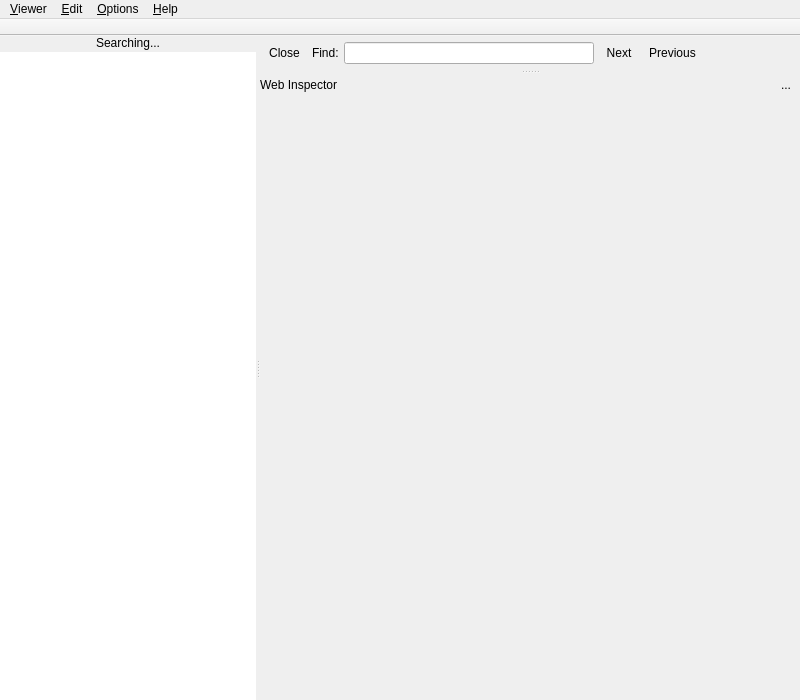
<?xml version="1.0" encoding="UTF-8"?>
<ui version="4.0">
 <class>MainWindow</class>
 <widget class="QMainWindow" name="MainWindow">
  <property name="geometry">
   <rect>
    <x>0</x>
    <y>0</y>
    <width>800</width>
    <height>700</height>
   </rect>
  </property>
  <property name="unifiedTitleAndToolBarOnMac">
   <bool>true</bool>
  </property>
  <widget class="QWidget" name="centralwidget">
   <layout class="QVBoxLayout" name="verticalLayout">
    <property name="spacing">
     <number>0</number>
    </property>
    <property name="leftMargin">
     <number>0</number>
    </property>
    <property name="topMargin">
     <number>0</number>
    </property>
    <property name="rightMargin">
     <number>0</number>
    </property>
    <property name="bottomMargin">
     <number>0</number>
    </property>
    <item>
     <widget class="QSplitter" name="splitter">
      <property name="orientation">
       <enum>Qt::Horizontal</enum>
      </property>
      <widget class="QWidget" name="leftPane" native="true">
       <layout class="QVBoxLayout" name="verticalLayoutLeft">
        <property name="spacing">
         <number>2</number>
        </property>
        <property name="leftMargin">
         <number>0</number>
        </property>
        <property name="topMargin">
         <number>0</number>
        </property>
        <property name="rightMargin">
         <number>0</number>
        </property>
        <property name="bottomMargin">
         <number>0</number>
        </property>
        <item>
         <widget class="QLabel" name="labelSearching">
          <property name="frameShape">
           <enum>QFrame::NoFrame</enum>
          </property>
          <property name="text">
           <string>&lt;html&gt;&lt;head/&gt;&lt;body&gt;&lt;p&gt;Searching...&lt;/p&gt;&lt;/body&gt;&lt;/html&gt;</string>
          </property>
          <property name="alignment">
           <set>Qt::AlignCenter</set>
          </property>
         </widget>
        </item>
        <item>
         <widget class="HtmlListWidget" name="listWidgetIndex">
          <property name="enabled">
           <bool>true</bool>
          </property>
          <property name="sizePolicy">
           <sizepolicy hsizetype="Expanding" vsizetype="Expanding">
            <horstretch>0</horstretch>
            <verstretch>0</verstretch>
           </sizepolicy>
          </property>
          <property name="frameShape">
           <enum>QFrame::NoFrame</enum>
          </property>
         </widget>
        </item>
       </layout>
      </widget>
      <widget class="QFrame" name="mainPane">
       <property name="sizePolicy">
        <sizepolicy hsizetype="Preferred" vsizetype="Preferred">
         <horstretch>2</horstretch>
         <verstretch>0</verstretch>
        </sizepolicy>
       </property>
       <layout class="QVBoxLayout" name="verticalLayout_4">
        <property name="spacing">
         <number>0</number>
        </property>
        <property name="leftMargin">
         <number>0</number>
        </property>
        <property name="topMargin">
         <number>0</number>
        </property>
        <property name="rightMargin">
         <number>0</number>
        </property>
        <property name="bottomMargin">
         <number>0</number>
        </property>
        <item>
         <widget class="QFrame" name="frameFindbar">
          <property name="sizePolicy">
           <sizepolicy hsizetype="Minimum" vsizetype="Minimum">
            <horstretch>0</horstretch>
            <verstretch>0</verstretch>
           </sizepolicy>
          </property>
          <layout class="QHBoxLayout" name="horizontalLayout_2">
           <property name="spacing">
            <number>5</number>
           </property>
           <property name="leftMargin">
            <number>2</number>
           </property>
           <property name="topMargin">
            <number>6</number>
           </property>
           <property name="rightMargin">
            <number>0</number>
           </property>
           <property name="bottomMargin">
            <number>6</number>
           </property>
           <item>
            <widget class="QToolButton" name="toolButtonCloseFindbar">
             <property name="text">
              <string>Close</string>
             </property>
             <property name="icon">
              <iconset theme="window-close">
               <normaloff/>
              </iconset>
             </property>
             <property name="iconSize">
              <size>
               <width>16</width>
               <height>16</height>
              </size>
             </property>
             <property name="autoRaise">
              <bool>true</bool>
             </property>
            </widget>
           </item>
           <item>
            <widget class="QLabel" name="labelFind">
             <property name="sizePolicy">
              <sizepolicy hsizetype="Preferred" vsizetype="Preferred">
               <horstretch>0</horstretch>
               <verstretch>0</verstretch>
              </sizepolicy>
             </property>
             <property name="text">
              <string>Find:</string>
             </property>
            </widget>
           </item>
           <item>
            <widget class="LineEditFind" name="lineEditFind">
             <property name="sizePolicy">
              <sizepolicy hsizetype="Expanding" vsizetype="Fixed">
               <horstretch>1</horstretch>
               <verstretch>0</verstretch>
              </sizepolicy>
             </property>
             <property name="maximumSize">
              <size>
               <width>250</width>
               <height>16777215</height>
              </size>
             </property>
             <property name="layoutDirection">
              <enum>Qt::LeftToRight</enum>
             </property>
             <property name="frame">
              <bool>true</bool>
             </property>
             <property name="placeholderText">
              <string/>
             </property>
            </widget>
           </item>
           <item>
            <layout class="QHBoxLayout" name="horizontalLayout">
             <property name="spacing">
              <number>3</number>
             </property>
             <property name="leftMargin">
              <number>0</number>
             </property>
             <property name="topMargin">
              <number>0</number>
             </property>
             <property name="rightMargin">
              <number>0</number>
             </property>
             <property name="bottomMargin">
              <number>0</number>
             </property>
             <item>
              <widget class="QToolButton" name="toolButtonFindNext">
               <property name="toolTip">
                <string/>
               </property>
               <property name="text">
                <string>Next</string>
               </property>
               <property name="icon">
                <iconset theme="go-down">
                 <normaloff/>
                </iconset>
               </property>
               <property name="iconSize">
                <size>
                 <width>16</width>
                 <height>16</height>
                </size>
               </property>
               <property name="toolButtonStyle">
                <enum>Qt::ToolButtonTextBesideIcon</enum>
               </property>
               <property name="autoRaise">
                <bool>true</bool>
               </property>
               <property name="arrowType">
                <enum>Qt::NoArrow</enum>
               </property>
              </widget>
             </item>
             <item>
              <widget class="QToolButton" name="toolButtonFindPrev">
               <property name="text">
                <string>Previous</string>
               </property>
               <property name="icon">
                <iconset theme="go-up">
                 <normaloff/>
                </iconset>
               </property>
               <property name="iconSize">
                <size>
                 <width>16</width>
                 <height>16</height>
                </size>
               </property>
               <property name="toolButtonStyle">
                <enum>Qt::ToolButtonTextBesideIcon</enum>
               </property>
               <property name="autoRaise">
                <bool>true</bool>
               </property>
               <property name="arrowType">
                <enum>Qt::NoArrow</enum>
               </property>
              </widget>
             </item>
             <item>
              <spacer name="horizontalSpacer">
               <property name="orientation">
                <enum>Qt::Horizontal</enum>
               </property>
               <property name="sizeType">
                <enum>QSizePolicy::Expanding</enum>
               </property>
               <property name="sizeHint" stdset="0">
                <size>
                 <width>0</width>
                 <height>0</height>
                </size>
               </property>
              </spacer>
             </item>
            </layout>
           </item>
          </layout>
         </widget>
        </item>
        <item>
         <widget class="QSplitter" name="splitter2">
          <property name="orientation">
           <enum>Qt::Vertical</enum>
          </property>
          <widget class="QFrame" name="frame">
           <property name="frameShape">
            <enum>QFrame::NoFrame</enum>
           </property>
           <property name="lineWidth">
            <number>1</number>
           </property>
           <property name="midLineWidth">
            <number>1</number>
           </property>
           <layout class="QVBoxLayout" name="verticalLayout_3">
            <property name="spacing">
             <number>5</number>
            </property>
            <property name="leftMargin">
             <number>0</number>
            </property>
            <property name="topMargin">
             <number>0</number>
            </property>
            <property name="rightMargin">
             <number>0</number>
            </property>
            <property name="bottomMargin">
             <number>0</number>
            </property>
            <item>
             <widget class="WebView" name="webView" native="true">
              <property name="sizePolicy">
               <sizepolicy hsizetype="Expanding" vsizetype="Expanding">
                <horstretch>0</horstretch>
                <verstretch>0</verstretch>
               </sizepolicy>
              </property>
              <property name="url" stdset="0">
               <url>
                <string>about:blank</string>
               </url>
              </property>
             </widget>
            </item>
           </layout>
          </widget>
          <widget class="QFrame" name="inspectorContainer">
           <property name="frameShape">
            <enum>QFrame::NoFrame</enum>
           </property>
           <layout class="QVBoxLayout" name="verticalLayout_2">
            <property name="spacing">
             <number>5</number>
            </property>
            <property name="leftMargin">
             <number>0</number>
            </property>
            <property name="topMargin">
             <number>0</number>
            </property>
            <property name="rightMargin">
             <number>0</number>
            </property>
            <property name="bottomMargin">
             <number>0</number>
            </property>
            <item>
             <layout class="QHBoxLayout" name="horizontalLayout3">
              <property name="leftMargin">
               <number>0</number>
              </property>
              <property name="topMargin">
               <number>0</number>
              </property>
              <property name="rightMargin">
               <number>2</number>
              </property>
              <property name="bottomMargin">
               <number>0</number>
              </property>
              <item>
               <widget class="QLabel" name="labelInspector">
                <property name="text">
                 <string>Web Inspector</string>
                </property>
               </widget>
              </item>
              <item>
               <widget class="QToolButton" name="toolButtonCloseInspector">
                <property name="text">
                 <string>...</string>
                </property>
                <property name="icon">
                 <iconset theme="window-close">
                  <normaloff/>
                 </iconset>
                </property>
                <property name="iconSize">
                 <size>
                  <width>16</width>
                  <height>16</height>
                 </size>
                </property>
                <property name="autoRaise">
                 <bool>true</bool>
                </property>
               </widget>
              </item>
             </layout>
            </item>
            <item>
             <widget class="QWebInspector" name="webInspector" native="true">
              <property name="sizePolicy">
               <sizepolicy hsizetype="Expanding" vsizetype="Expanding">
                <horstretch>0</horstretch>
                <verstretch>0</verstretch>
               </sizepolicy>
              </property>
             </widget>
            </item>
           </layout>
          </widget>
         </widget>
        </item>
       </layout>
       <zorder>splitter2</zorder>
       <zorder>frameFindbar</zorder>
      </widget>
     </widget>
    </item>
   </layout>
  </widget>
  <widget class="QMenuBar" name="menuBar">
   <property name="geometry">
    <rect>
     <x>0</x>
     <y>0</y>
     <width>800</width>
     <height>19</height>
    </rect>
   </property>
   <widget class="QMenu" name="menuViewer">
    <property name="title">
     <string>&amp;Viewer</string>
    </property>
    <addaction name="actionPrintPreview"/>
    <addaction name="actionPrint"/>
    <addaction name="separator"/>
    <addaction name="actionCreateIndex"/>
    <addaction name="separator"/>
    <addaction name="actionQuit"/>
   </widget>
   <widget class="QMenu" name="menuOptions">
    <property name="title">
     <string>&amp;Options</string>
    </property>
    <addaction name="actionZoomIn"/>
    <addaction name="actionZoomOut"/>
    <addaction name="actionNormalSize"/>
    <addaction name="separator"/>
    <addaction name="actionMonitorClipboard"/>
    <addaction name="separator"/>
    <addaction name="actionPronOff"/>
    <addaction name="actionPronGB"/>
    <addaction name="actionPronUS"/>
   </widget>
   <widget class="QMenu" name="menuEdit">
    <property name="title">
     <string>&amp;Edit</string>
    </property>
    <addaction name="actionFind"/>
    <addaction name="separator"/>
   </widget>
   <widget class="QMenu" name="menuHelp">
    <property name="title">
     <string>&amp;Help</string>
    </property>
    <addaction name="actionHelp"/>
    <addaction name="actionAbout"/>
   </widget>
   <addaction name="menuViewer"/>
   <addaction name="menuEdit"/>
   <addaction name="menuOptions"/>
   <addaction name="menuHelp"/>
  </widget>
  <widget class="QToolBar" name="toolBar">
   <property name="windowTitle">
    <string>toolBar</string>
   </property>
   <property name="movable">
    <bool>false</bool>
   </property>
   <property name="allowedAreas">
    <set>Qt::TopToolBarArea</set>
   </property>
   <property name="iconSize">
    <size>
     <width>24</width>
     <height>24</height>
    </size>
   </property>
   <property name="toolButtonStyle">
    <enum>Qt::ToolButtonIconOnly</enum>
   </property>
   <property name="floatable">
    <bool>false</bool>
   </property>
   <attribute name="toolBarArea">
    <enum>TopToolBarArea</enum>
   </attribute>
   <attribute name="toolBarBreak">
    <bool>false</bool>
   </attribute>
  </widget>
  <action name="actionQuit">
   <property name="icon">
    <iconset theme="application-exit">
     <normaloff/>
    </iconset>
   </property>
   <property name="text">
    <string>Quit</string>
   </property>
  </action>
  <action name="actionZoomIn">
   <property name="icon">
    <iconset theme="zoom-in">
     <normaloff/>
    </iconset>
   </property>
   <property name="text">
    <string>Zoom In</string>
   </property>
  </action>
  <action name="actionZoomOut">
   <property name="icon">
    <iconset theme="zoom-out">
     <normaloff/>
    </iconset>
   </property>
   <property name="text">
    <string>Zoom Out</string>
   </property>
  </action>
  <action name="actionNormalSize">
   <property name="icon">
    <iconset theme="zoom-original">
     <normaloff/>
    </iconset>
   </property>
   <property name="text">
    <string>Normal Size</string>
   </property>
  </action>
  <action name="actionFind">
   <property name="icon">
    <iconset theme="edit-find">
     <normaloff/>
    </iconset>
   </property>
   <property name="text">
    <string>Find...</string>
   </property>
  </action>
  <action name="actionFindPrev">
   <property name="icon">
    <iconset theme="go-up">
     <normaloff/>
    </iconset>
   </property>
   <property name="text">
    <string>Previous</string>
   </property>
   <property name="toolTip">
    <string>Find the previous occurrence</string>
   </property>
  </action>
  <action name="actionFindNext">
   <property name="icon">
    <iconset theme="go-down">
     <normaloff/>
    </iconset>
   </property>
   <property name="text">
    <string>Next</string>
   </property>
   <property name="toolTip">
    <string>Find the next occurrence</string>
   </property>
  </action>
  <action name="actionFindClose">
   <property name="icon">
    <iconset theme="window-close">
     <normaloff/>
    </iconset>
   </property>
   <property name="text">
    <string>Close</string>
   </property>
   <property name="toolTip">
    <string>Close find bar</string>
   </property>
  </action>
  <action name="actionAbout">
   <property name="icon">
    <iconset theme="help-about">
     <normaloff/>
    </iconset>
   </property>
   <property name="text">
    <string>About</string>
   </property>
  </action>
  <action name="actionPrint">
   <property name="icon">
    <iconset theme="document-print">
     <normaloff/>
    </iconset>
   </property>
   <property name="text">
    <string>Print...</string>
   </property>
  </action>
  <action name="actionPrintPreview">
   <property name="icon">
    <iconset theme="document-print-preview">
     <normaloff/>
    </iconset>
   </property>
   <property name="text">
    <string>Print Preview</string>
   </property>
  </action>
  <action name="actionCreateIndex">
   <property name="icon">
    <iconset theme="document-properties">
     <normaloff/>
    </iconset>
   </property>
   <property name="text">
    <string>Recreate Index...</string>
   </property>
  </action>
  <action name="actionCloseInspector">
   <property name="icon">
    <iconset theme="window-close">
     <normaloff/>
    </iconset>
   </property>
   <property name="text">
    <string>Close Inspector</string>
   </property>
   <property name="toolTip">
    <string>Close inspector</string>
   </property>
  </action>
  <action name="actionMonitorClipboard">
   <property name="checkable">
    <bool>true</bool>
   </property>
   <property name="text">
    <string>Monitor Clipboard</string>
   </property>
  </action>
  <action name="actionSearchExamples">
   <property name="icon">
    <iconset>
     <normaloff/>
    </iconset>
   </property>
   <property name="text">
    <string>Exa</string>
   </property>
   <property name="toolTip">
    <string>Example Search</string>
   </property>
  </action>
  <action name="actionPronUS">
   <property name="checkable">
    <bool>true</bool>
   </property>
   <property name="text">
    <string>American Pronunciation</string>
   </property>
   <property name="shortcut">
    <string>Ctrl+Shift+A</string>
   </property>
  </action>
  <action name="actionPronGB">
   <property name="checkable">
    <bool>true</bool>
   </property>
   <property name="text">
    <string>British Pronunciation</string>
   </property>
   <property name="shortcut">
    <string>Ctrl+Shift+B</string>
   </property>
  </action>
  <action name="actionPronOff">
   <property name="checkable">
    <bool>true</bool>
   </property>
   <property name="text">
    <string>No Sound</string>
   </property>
   <property name="shortcut">
    <string>Ctrl+Shift+N</string>
   </property>
  </action>
  <action name="actionAdvancedSearch">
   <property name="icon">
    <iconset>
     <normaloff/>
    </iconset>
   </property>
   <property name="text">
    <string>Advanced</string>
   </property>
   <property name="toolTip">
    <string>Advanced Search</string>
   </property>
  </action>
  <action name="actionFocusLineEdit">
   <property name="text">
    <string>actionFocusLineEdit</string>
   </property>
  </action>
  <action name="actionHelp">
   <property name="icon">
    <iconset theme="help-contents">
     <normaloff/>
    </iconset>
   </property>
   <property name="text">
    <string>Help</string>
   </property>
   <property name="toolTip">
    <string>Help</string>
   </property>
  </action>
  <action name="actionAlwaysOnTop">
   <property name="checkable">
    <bool>true</bool>
   </property>
   <property name="text">
    <string>Always on Top</string>
   </property>
  </action>
  <action name="actionSearchDefinitions">
   <property name="icon">
    <iconset>
     <normaloff/>
    </iconset>
   </property>
   <property name="text">
    <string>Def</string>
   </property>
   <property name="toolTip">
    <string>Definition Search</string>
   </property>
  </action>
 </widget>
 <customwidgets>
  <customwidget>
   <class>WebView</class>
   <extends>QWidget</extends>
   <header>.custom</header>
  </customwidget>
  <customwidget>
   <class>QWebInspector</class>
   <extends>QWidget</extends>
   <header>PyQt4/QtWebKit</header>
  </customwidget>
  <customwidget>
   <class>HtmlListWidget</class>
   <extends>QListWidget</extends>
   <header>.custom</header>
  </customwidget>
  <customwidget>
   <class>LineEditFind</class>
   <extends>QLineEdit</extends>
   <header>.custom</header>
  </customwidget>
 </customwidgets>
 <tabstops>
  <tabstop>toolButtonCloseFindbar</tabstop>
  <tabstop>lineEditFind</tabstop>
 </tabstops>
 <resources/>
 <connections>
  <connection>
   <sender>actionQuit</sender>
   <signal>triggered()</signal>
   <receiver>MainWindow</receiver>
   <slot>close()</slot>
   <hints>
    <hint type="sourcelabel">
     <x>-1</x>
     <y>-1</y>
    </hint>
    <hint type="destinationlabel">
     <x>416</x>
     <y>456</y>
    </hint>
   </hints>
  </connection>
 </connections>
</ui>
